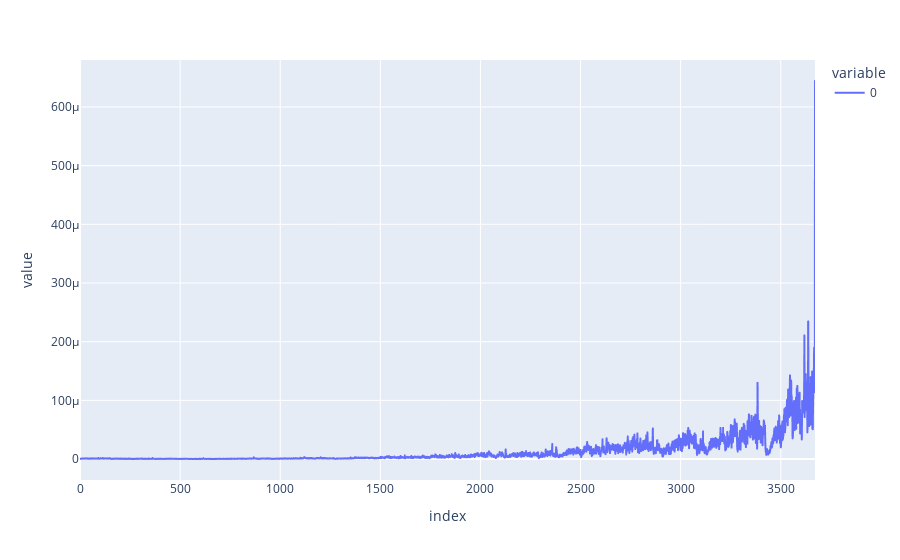

The cell this chart's notebook holds for it:
### Code cell
# what is this  negetive volume index? is there a positive volume index?
# (ta.volume.negative_volume_index(close = data.close, volume=data.volume)/data.close/data.volume).plot()

### Figure 1 — Plotly figure (JSON) as saved in the notebook; plotly's stock layout.template omitted (floating-point values rounded to 4 significant figures; data arrays with more than 128 entries replaced by an {"elided": "..."} marker saying what was removed)
{"data": [{"hovertemplate": "variable=0<br>index=%{x}<br>value=%{y}<extra></extra>", "legendgroup": "0", "line": {"color": "#636efa", "dash": "solid"}, "mode": "lines", "name": "0", "showlegend": true, "type": "scattergl", "x": {"elided": "3672 int values"}, "xaxis": "x", "y": {"elided": "3672 float values"}, "yaxis": "y"}], "layout": {"legend": {"title": {"text": "variable"}, "tracegroupgap": 0}, "margin": {"t": 60}, "xaxis": {"anchor": "y", "domain": [0, 1], "title": {"text": "index"}}, "yaxis": {"anchor": "x", "domain": [0, 1], "title": {"text": "value"}}}}
